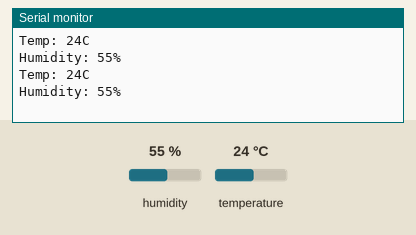
Bench run of a sketch on a simulated Arduino Uno, built with avr-gcc and run on an emulated ATmega328P. On the bench: the last lines printed to the serial monitor. Wiring (inferred from the names in the program): DHT11 sensor: data pin 8. The test bench sets the inputs (shaded band); at power-on: humidity 55 %, temperature 24 °C.

Above: at 3.5 s.
3.6 s: humidity set to 22 %
At 6.0 s:
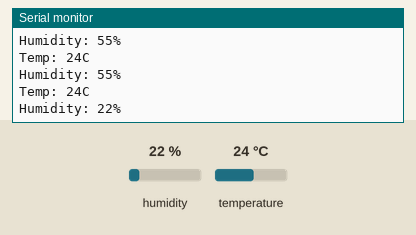
6.9 s: temperature set to 12 °C
At 9.4 s:
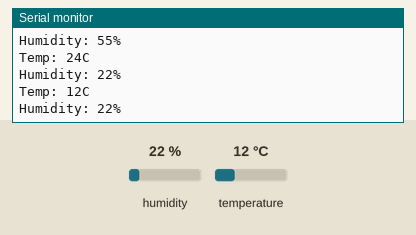
10.2 s: humidity set to 40 %
At 13.7 s:
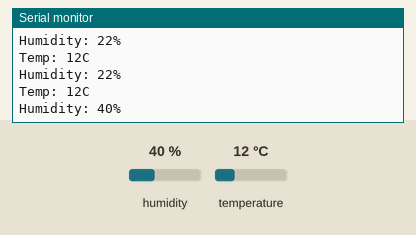
Timing chart, 0 to 15.2 s (numbered marks = the images above; inputs shaded):
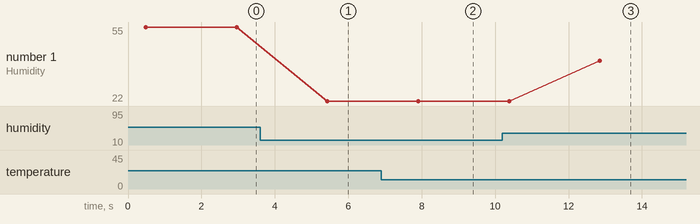

Measured:
- after the input at 3.6 s, the serial monitor: prints a new line after 1.8 s (image 1)
- after the input at 6.9 s, the serial monitor: prints a new line after 1.0 s (image 2)
- after the input at 10.2 s, the serial monitor: prints a new line after 2.7 s (image 3)
- plotted number 1: 55 → 22 after the input at 3.6 s, 22 → 40 after the input at 10.2 s

The sketch:

DHT.ino
```cpp
// DHT code from:
// Example testing sketch for various DHT humidity/temperature sensors
// Written by ladyada, public domain
//#include "LiquidCrystal.h"
#include "DHT.h"

#define DHTPIN 8     // what pin we're connected to

// Uncomment whatever type you're using!
#define DHTTYPE DHT11   // DHT 11
// #define DHTTYPE DHT22   // DHT 22  (AM2302)
//#define DHTTYPE DHT21   // DHT 21 (AM2301)
DHT dht(DHTPIN, DHTTYPE);

// LCD
// LCD RS=3, EN=4, DS4=5, DS5=6, DS6=7, DS7=8

//LiquidCrystal lcd(12, 11, 5, 4, 3, 2);


void setup() {
  Serial.begin(9600);
  // set up the LCD's number of columns and rows:
  //analogWrite(9,7000);  //brightness
  //analogWrite(6,20);  //contrast
  //lcd.begin(16,2);
  dht.begin();
}

void loop() {

  // Reading temperature or humidity takes about 250 milliseconds!
  // Sensor readings may also be up to 2 seconds 'old' (its a very slow sensor)
  int h = dht.readHumidity();
  int t = dht.readTemperature();

    // set the cursor to (0,0):
  //lcd.setCursor(0, 0);
  // print from 0 to 9:
  /*
   lcd.print("Temp: ");
   lcd.print(t);
   lcd.print("C");
  // set the cursor to (16,1):
  lcd.setCursor(0,1);
  lcd.print("Humidity: ");
  lcd.print(h);
  lcd.print("%");
    */
    delay(200);
  Serial.print("Temp: ");
   Serial.print(t);
   Serial.println("C");
  // set the cursor to (16,1):
  //lcd.setCursor(0,1);
  Serial.print("Humidity: ");
  Serial.print(h);
  Serial.println("%");
    delay(2000);
}
```
